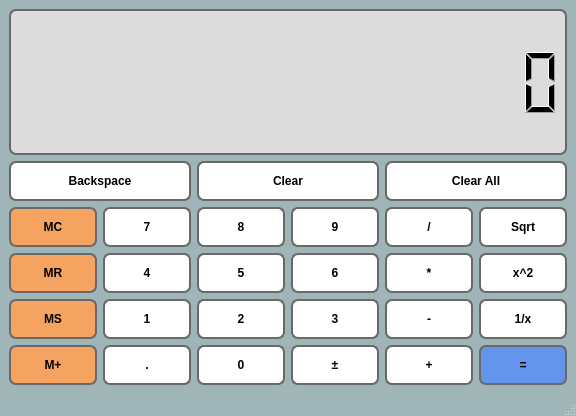
<?xml version="1.0" encoding="UTF-8"?>
<ui version="4.0">
 <class>Calculator</class>
 <widget class="QMainWindow" name="Calculator">
  <property name="geometry">
   <rect>
    <x>0</x>
    <y>0</y>
    <width>576</width>
    <height>416</height>
   </rect>
  </property>
  <property name="windowTitle">
   <string>MainWindow</string>
  </property>
  <property name="styleSheet">
   <string notr="true">QMainWindow {
 background-color: rgb(159, 181, 184);
}</string>
  </property>
  <widget class="QWidget" name="centralwidget">
   <layout class="QGridLayout" name="gridLayout">
    <item row="6" column="1">
     <widget class="QPushButton" name="m_pB_Point">
      <property name="sizePolicy">
       <sizepolicy hsizetype="Preferred" vsizetype="Preferred">
        <horstretch>0</horstretch>
        <verstretch>0</verstretch>
       </sizepolicy>
      </property>
      <property name="minimumSize">
       <size>
        <width>60</width>
        <height>40</height>
       </size>
      </property>
      <property name="font">
       <font>
        <bold>true</bold>
       </font>
      </property>
      <property name="mouseTracking">
       <bool>false</bool>
      </property>
      <property name="styleSheet">
       <string notr="true">QPushButton{
 background-color: #FFFFFF;
 border: 2px solid #696969;
 border-radius: 7px;
 padding: 5px;
}

QPushButton:pressed {
 background-color: #A9A9A9;
 border: 2px solid #696969;
 border-radius: 7px;
 padding: 5px;
}</string>
      </property>
      <property name="text">
       <string>.</string>
      </property>
     </widget>
    </item>
    <item row="5" column="2">
     <widget class="QPushButton" name="m_pB_2">
      <property name="sizePolicy">
       <sizepolicy hsizetype="Preferred" vsizetype="Preferred">
        <horstretch>0</horstretch>
        <verstretch>0</verstretch>
       </sizepolicy>
      </property>
      <property name="minimumSize">
       <size>
        <width>60</width>
        <height>40</height>
       </size>
      </property>
      <property name="font">
       <font>
        <bold>true</bold>
       </font>
      </property>
      <property name="mouseTracking">
       <bool>false</bool>
      </property>
      <property name="styleSheet">
       <string notr="true">QPushButton{
 background-color: #FFFFFF;
 border: 2px solid #696969;
 border-radius: 7px;
 padding: 5px;
}

QPushButton:pressed {
 background-color: #A9A9A9;
 border: 2px solid #696969;
 border-radius: 7px;
 padding: 5px;
}</string>
      </property>
      <property name="text">
       <string>2</string>
      </property>
     </widget>
    </item>
    <item row="4" column="1">
     <widget class="QPushButton" name="m_pB_4">
      <property name="sizePolicy">
       <sizepolicy hsizetype="Preferred" vsizetype="Preferred">
        <horstretch>0</horstretch>
        <verstretch>0</verstretch>
       </sizepolicy>
      </property>
      <property name="minimumSize">
       <size>
        <width>60</width>
        <height>40</height>
       </size>
      </property>
      <property name="font">
       <font>
        <bold>true</bold>
       </font>
      </property>
      <property name="mouseTracking">
       <bool>false</bool>
      </property>
      <property name="styleSheet">
       <string notr="true">QPushButton{
 background-color: #FFFFFF;
 border: 2px solid #696969;
 border-radius: 7px;
 padding: 5px;
}

QPushButton:pressed {
 background-color: #A9A9A9;
 border: 2px solid #696969;
 border-radius: 7px;
 padding: 5px;
}</string>
      </property>
      <property name="text">
       <string>4</string>
      </property>
     </widget>
    </item>
    <item row="3" column="2">
     <widget class="QPushButton" name="m_pB_8">
      <property name="sizePolicy">
       <sizepolicy hsizetype="Preferred" vsizetype="Preferred">
        <horstretch>0</horstretch>
        <verstretch>0</verstretch>
       </sizepolicy>
      </property>
      <property name="minimumSize">
       <size>
        <width>60</width>
        <height>40</height>
       </size>
      </property>
      <property name="font">
       <font>
        <bold>true</bold>
       </font>
      </property>
      <property name="mouseTracking">
       <bool>false</bool>
      </property>
      <property name="styleSheet">
       <string notr="true">QPushButton{
 background-color: #FFFFFF;
 border: 2px solid #696969;
 border-radius: 7px;
 padding: 5px;
}

QPushButton:pressed {
 background-color: #A9A9A9;
 border: 2px solid #696969;
 border-radius: 7px;
 padding: 5px;
}</string>
      </property>
      <property name="text">
       <string>8</string>
      </property>
     </widget>
    </item>
    <item row="6" column="0">
     <widget class="QPushButton" name="m_pB_MAdd">
      <property name="sizePolicy">
       <sizepolicy hsizetype="Preferred" vsizetype="Preferred">
        <horstretch>0</horstretch>
        <verstretch>0</verstretch>
       </sizepolicy>
      </property>
      <property name="minimumSize">
       <size>
        <width>60</width>
        <height>40</height>
       </size>
      </property>
      <property name="font">
       <font>
        <bold>true</bold>
       </font>
      </property>
      <property name="mouseTracking">
       <bool>false</bool>
      </property>
      <property name="styleSheet">
       <string notr="true">QPushButton{
 background-color: #F4A460;
 border: 2px solid #696969;
 border-radius: 7px;
 padding: 5px;
}

QPushButton:pressed {
 background-color: #CD853F;
 border: 2px solid #696969;
 border-radius: 7px;
 padding: 5px;
}</string>
      </property>
      <property name="text">
       <string>M+</string>
      </property>
     </widget>
    </item>
    <item row="4" column="0">
     <widget class="QPushButton" name="m_pB_MR">
      <property name="sizePolicy">
       <sizepolicy hsizetype="Preferred" vsizetype="Preferred">
        <horstretch>0</horstretch>
        <verstretch>0</verstretch>
       </sizepolicy>
      </property>
      <property name="minimumSize">
       <size>
        <width>60</width>
        <height>40</height>
       </size>
      </property>
      <property name="font">
       <font>
        <bold>true</bold>
       </font>
      </property>
      <property name="mouseTracking">
       <bool>false</bool>
      </property>
      <property name="styleSheet">
       <string notr="true">QPushButton{
 background-color: #F4A460;
 border: 2px solid #696969;
 border-radius: 7px;
 padding: 5px;
}

QPushButton:pressed {
 background-color: #CD853F;
 border: 2px solid #696969;
 border-radius: 7px;
 padding: 5px;
}</string>
      </property>
      <property name="text">
       <string>MR</string>
      </property>
     </widget>
    </item>
    <item row="2" column="0" colspan="2">
     <widget class="QPushButton" name="m_pB_Backspace">
      <property name="minimumSize">
       <size>
        <width>0</width>
        <height>40</height>
       </size>
      </property>
      <property name="font">
       <font>
        <bold>true</bold>
       </font>
      </property>
      <property name="mouseTracking">
       <bool>false</bool>
      </property>
      <property name="styleSheet">
       <string notr="true">QPushButton{
 background-color: #FFFFFF;
 border: 2px solid #696969;
 border-radius: 7px;
 padding: 5px;
}

QPushButton:pressed {
 background-color: #A9A9A9;
 border: 2px solid #696969;
 border-radius: 7px;
 padding: 5px;
}</string>
      </property>
      <property name="text">
       <string>Backspace</string>
      </property>
     </widget>
    </item>
    <item row="3" column="0">
     <widget class="QPushButton" name="m_pB_MC">
      <property name="sizePolicy">
       <sizepolicy hsizetype="Preferred" vsizetype="Preferred">
        <horstretch>0</horstretch>
        <verstretch>0</verstretch>
       </sizepolicy>
      </property>
      <property name="minimumSize">
       <size>
        <width>60</width>
        <height>40</height>
       </size>
      </property>
      <property name="font">
       <font>
        <bold>true</bold>
       </font>
      </property>
      <property name="mouseTracking">
       <bool>false</bool>
      </property>
      <property name="styleSheet">
       <string notr="true">QPushButton{
 background-color: #F4A460;
 border: 2px solid #696969;
 border-radius: 7px;
 padding: 5px;
}

QPushButton:pressed {
 background-color: #CD853F;
 border: 2px solid #696969;
 border-radius: 7px;
 padding: 5px;
}</string>
      </property>
      <property name="text">
       <string>MC</string>
      </property>
     </widget>
    </item>
    <item row="5" column="0">
     <widget class="QPushButton" name="m_pB_MS">
      <property name="sizePolicy">
       <sizepolicy hsizetype="Preferred" vsizetype="Preferred">
        <horstretch>0</horstretch>
        <verstretch>0</verstretch>
       </sizepolicy>
      </property>
      <property name="minimumSize">
       <size>
        <width>60</width>
        <height>40</height>
       </size>
      </property>
      <property name="font">
       <font>
        <bold>true</bold>
       </font>
      </property>
      <property name="mouseTracking">
       <bool>false</bool>
      </property>
      <property name="styleSheet">
       <string notr="true">QPushButton{
 background-color: #F4A460;
 border: 2px solid #696969;
 border-radius: 7px;
 padding: 5px;
}

QPushButton:pressed {
 background-color: #CD853F;
 border: 2px solid #696969;
 border-radius: 7px;
 padding: 5px;
}</string>
      </property>
      <property name="text">
       <string>MS</string>
      </property>
     </widget>
    </item>
    <item row="3" column="1">
     <widget class="QPushButton" name="m_pB_7">
      <property name="sizePolicy">
       <sizepolicy hsizetype="Preferred" vsizetype="Preferred">
        <horstretch>0</horstretch>
        <verstretch>0</verstretch>
       </sizepolicy>
      </property>
      <property name="minimumSize">
       <size>
        <width>60</width>
        <height>40</height>
       </size>
      </property>
      <property name="font">
       <font>
        <bold>true</bold>
       </font>
      </property>
      <property name="mouseTracking">
       <bool>false</bool>
      </property>
      <property name="styleSheet">
       <string notr="true">QPushButton{
 background-color: #FFFFFF;
 border: 2px solid #696969;
 border-radius: 7px;
 padding: 5px;
}

QPushButton:pressed {
 background-color: #A9A9A9;
 border: 2px solid #696969;
 border-radius: 7px;
 padding: 5px;
}</string>
      </property>
      <property name="text">
       <string>7</string>
      </property>
     </widget>
    </item>
    <item row="4" column="2">
     <widget class="QPushButton" name="m_pB_5">
      <property name="sizePolicy">
       <sizepolicy hsizetype="Preferred" vsizetype="Preferred">
        <horstretch>0</horstretch>
        <verstretch>0</verstretch>
       </sizepolicy>
      </property>
      <property name="minimumSize">
       <size>
        <width>60</width>
        <height>40</height>
       </size>
      </property>
      <property name="font">
       <font>
        <bold>true</bold>
       </font>
      </property>
      <property name="mouseTracking">
       <bool>false</bool>
      </property>
      <property name="styleSheet">
       <string notr="true">QPushButton{
 background-color: #FFFFFF;
 border: 2px solid #696969;
 border-radius: 7px;
 padding: 5px;
}

QPushButton:pressed {
 background-color: #A9A9A9;
 border: 2px solid #696969;
 border-radius: 7px;
 padding: 5px;
}</string>
      </property>
      <property name="text">
       <string>5</string>
      </property>
     </widget>
    </item>
    <item row="5" column="1">
     <widget class="QPushButton" name="m_pB_1">
      <property name="sizePolicy">
       <sizepolicy hsizetype="Preferred" vsizetype="Preferred">
        <horstretch>0</horstretch>
        <verstretch>0</verstretch>
       </sizepolicy>
      </property>
      <property name="minimumSize">
       <size>
        <width>60</width>
        <height>40</height>
       </size>
      </property>
      <property name="font">
       <font>
        <bold>true</bold>
       </font>
      </property>
      <property name="mouseTracking">
       <bool>false</bool>
      </property>
      <property name="styleSheet">
       <string notr="true">QPushButton{
 background-color: #FFFFFF;
 border: 2px solid #696969;
 border-radius: 7px;
 padding: 5px;
}

QPushButton:pressed {
 background-color: #A9A9A9;
 border: 2px solid #696969;
 border-radius: 7px;
 padding: 5px;
}</string>
      </property>
      <property name="text">
       <string>1</string>
      </property>
     </widget>
    </item>
    <item row="6" column="2">
     <widget class="QPushButton" name="m_pB_0">
      <property name="sizePolicy">
       <sizepolicy hsizetype="Preferred" vsizetype="Preferred">
        <horstretch>0</horstretch>
        <verstretch>0</verstretch>
       </sizepolicy>
      </property>
      <property name="minimumSize">
       <size>
        <width>60</width>
        <height>40</height>
       </size>
      </property>
      <property name="font">
       <font>
        <bold>true</bold>
       </font>
      </property>
      <property name="mouseTracking">
       <bool>false</bool>
      </property>
      <property name="styleSheet">
       <string notr="true">QPushButton{
 background-color: #FFFFFF;
 border: 2px solid #696969;
 border-radius: 7px;
 padding: 5px;
}

QPushButton:pressed {
 background-color: #A9A9A9;
 border: 2px solid #696969;
 border-radius: 7px;
 padding: 5px;
}</string>
      </property>
      <property name="text">
       <string>0</string>
      </property>
     </widget>
    </item>
    <item row="5" column="3">
     <widget class="QPushButton" name="m_pB_3">
      <property name="sizePolicy">
       <sizepolicy hsizetype="Preferred" vsizetype="Preferred">
        <horstretch>0</horstretch>
        <verstretch>0</verstretch>
       </sizepolicy>
      </property>
      <property name="minimumSize">
       <size>
        <width>60</width>
        <height>40</height>
       </size>
      </property>
      <property name="font">
       <font>
        <bold>true</bold>
       </font>
      </property>
      <property name="mouseTracking">
       <bool>false</bool>
      </property>
      <property name="styleSheet">
       <string notr="true">QPushButton{
 background-color: #FFFFFF;
 border: 2px solid #696969;
 border-radius: 7px;
 padding: 5px;
}

QPushButton:pressed {
 background-color: #A9A9A9;
 border: 2px solid #696969;
 border-radius: 7px;
 padding: 5px;
}</string>
      </property>
      <property name="text">
       <string>3</string>
      </property>
     </widget>
    </item>
    <item row="4" column="3">
     <widget class="QPushButton" name="m_pB_6">
      <property name="sizePolicy">
       <sizepolicy hsizetype="Preferred" vsizetype="Preferred">
        <horstretch>0</horstretch>
        <verstretch>0</verstretch>
       </sizepolicy>
      </property>
      <property name="minimumSize">
       <size>
        <width>60</width>
        <height>40</height>
       </size>
      </property>
      <property name="font">
       <font>
        <bold>true</bold>
       </font>
      </property>
      <property name="mouseTracking">
       <bool>false</bool>
      </property>
      <property name="styleSheet">
       <string notr="true">QPushButton{
 background-color: #FFFFFF;
 border: 2px solid #696969;
 border-radius: 7px;
 padding: 5px;
}

QPushButton:pressed {
 background-color: #A9A9A9;
 border: 2px solid #696969;
 border-radius: 7px;
 padding: 5px;
}</string>
      </property>
      <property name="text">
       <string>6</string>
      </property>
     </widget>
    </item>
    <item row="3" column="3">
     <widget class="QPushButton" name="m_pB_9">
      <property name="sizePolicy">
       <sizepolicy hsizetype="Preferred" vsizetype="Preferred">
        <horstretch>0</horstretch>
        <verstretch>0</verstretch>
       </sizepolicy>
      </property>
      <property name="minimumSize">
       <size>
        <width>60</width>
        <height>40</height>
       </size>
      </property>
      <property name="font">
       <font>
        <bold>true</bold>
       </font>
      </property>
      <property name="mouseTracking">
       <bool>false</bool>
      </property>
      <property name="styleSheet">
       <string notr="true">QPushButton{
 background-color: #FFFFFF;
 border: 2px solid #696969;
 border-radius: 7px;
 padding: 5px;
}

QPushButton:pressed {
 background-color: #A9A9A9;
 border: 2px solid #696969;
 border-radius: 7px;
 padding: 5px;
}</string>
      </property>
      <property name="text">
       <string>9</string>
      </property>
     </widget>
    </item>
    <item row="6" column="3">
     <widget class="QPushButton" name="m_pB_PlusMinus">
      <property name="sizePolicy">
       <sizepolicy hsizetype="Preferred" vsizetype="Preferred">
        <horstretch>0</horstretch>
        <verstretch>0</verstretch>
       </sizepolicy>
      </property>
      <property name="minimumSize">
       <size>
        <width>60</width>
        <height>40</height>
       </size>
      </property>
      <property name="font">
       <font>
        <bold>true</bold>
       </font>
      </property>
      <property name="mouseTracking">
       <bool>false</bool>
      </property>
      <property name="styleSheet">
       <string notr="true">QPushButton{
 background-color: #FFFFFF;
 border: 2px solid #696969;
 border-radius: 7px;
 padding: 5px;
}

QPushButton:pressed {
 background-color: #A9A9A9;
 border: 2px solid #696969;
 border-radius: 7px;
 padding: 5px;
}</string>
      </property>
      <property name="text">
       <string>±</string>
      </property>
     </widget>
    </item>
    <item row="6" column="4">
     <widget class="QPushButton" name="m_pB_Add">
      <property name="sizePolicy">
       <sizepolicy hsizetype="Preferred" vsizetype="Preferred">
        <horstretch>0</horstretch>
        <verstretch>0</verstretch>
       </sizepolicy>
      </property>
      <property name="minimumSize">
       <size>
        <width>60</width>
        <height>40</height>
       </size>
      </property>
      <property name="font">
       <font>
        <bold>true</bold>
       </font>
      </property>
      <property name="mouseTracking">
       <bool>false</bool>
      </property>
      <property name="styleSheet">
       <string notr="true">QPushButton{
 background-color: #FFFFFF;
 border: 2px solid #696969;
 border-radius: 7px;
 padding: 5px;
}

QPushButton:pressed {
 background-color: #A9A9A9;
 border: 2px solid #696969;
 border-radius: 7px;
 padding: 5px;
}</string>
      </property>
      <property name="text">
       <string>+</string>
      </property>
     </widget>
    </item>
    <item row="5" column="4">
     <widget class="QPushButton" name="m_pB_Sub">
      <property name="sizePolicy">
       <sizepolicy hsizetype="Preferred" vsizetype="Preferred">
        <horstretch>0</horstretch>
        <verstretch>0</verstretch>
       </sizepolicy>
      </property>
      <property name="minimumSize">
       <size>
        <width>60</width>
        <height>40</height>
       </size>
      </property>
      <property name="font">
       <font>
        <bold>true</bold>
       </font>
      </property>
      <property name="mouseTracking">
       <bool>false</bool>
      </property>
      <property name="styleSheet">
       <string notr="true">QPushButton{
 background-color: #FFFFFF;
 border: 2px solid #696969;
 border-radius: 7px;
 padding: 5px;
}

QPushButton:pressed {
 background-color: #A9A9A9;
 border: 2px solid #696969;
 border-radius: 7px;
 padding: 5px;
}</string>
      </property>
      <property name="text">
       <string>-</string>
      </property>
     </widget>
    </item>
    <item row="4" column="4">
     <widget class="QPushButton" name="m_pB_Times">
      <property name="sizePolicy">
       <sizepolicy hsizetype="Preferred" vsizetype="Preferred">
        <horstretch>0</horstretch>
        <verstretch>0</verstretch>
       </sizepolicy>
      </property>
      <property name="minimumSize">
       <size>
        <width>60</width>
        <height>40</height>
       </size>
      </property>
      <property name="font">
       <font>
        <bold>true</bold>
       </font>
      </property>
      <property name="mouseTracking">
       <bool>false</bool>
      </property>
      <property name="styleSheet">
       <string notr="true">QPushButton{
 background-color: #FFFFFF;
 border: 2px solid #696969;
 border-radius: 7px;
 padding: 5px;
}

QPushButton:pressed {
 background-color: #A9A9A9;
 border: 2px solid #696969;
 border-radius: 7px;
 padding: 5px;
}</string>
      </property>
      <property name="text">
       <string>*</string>
      </property>
     </widget>
    </item>
    <item row="3" column="4">
     <widget class="QPushButton" name="m_pB_Divide">
      <property name="sizePolicy">
       <sizepolicy hsizetype="Preferred" vsizetype="Preferred">
        <horstretch>0</horstretch>
        <verstretch>0</verstretch>
       </sizepolicy>
      </property>
      <property name="minimumSize">
       <size>
        <width>60</width>
        <height>40</height>
       </size>
      </property>
      <property name="font">
       <font>
        <bold>true</bold>
       </font>
      </property>
      <property name="mouseTracking">
       <bool>false</bool>
      </property>
      <property name="styleSheet">
       <string notr="true">QPushButton{
 background-color: #FFFFFF;
 border: 2px solid #696969;
 border-radius: 7px;
 padding: 5px;
}

QPushButton:pressed {
 background-color: #A9A9A9;
 border: 2px solid #696969;
 border-radius: 7px;
 padding: 5px;
}</string>
      </property>
      <property name="text">
       <string>/</string>
      </property>
     </widget>
    </item>
    <item row="3" column="5">
     <widget class="QPushButton" name="m_pB_Sqrt">
      <property name="sizePolicy">
       <sizepolicy hsizetype="Preferred" vsizetype="Preferred">
        <horstretch>0</horstretch>
        <verstretch>0</verstretch>
       </sizepolicy>
      </property>
      <property name="minimumSize">
       <size>
        <width>60</width>
        <height>40</height>
       </size>
      </property>
      <property name="font">
       <font>
        <bold>true</bold>
       </font>
      </property>
      <property name="mouseTracking">
       <bool>false</bool>
      </property>
      <property name="styleSheet">
       <string notr="true">QPushButton{
 background-color: #FFFFFF;
 border: 2px solid #696969;
 border-radius: 7px;
 padding: 5px;
}

QPushButton:pressed {
 background-color: #A9A9A9;
 border: 2px solid #696969;
 border-radius: 7px;
 padding: 5px;
}</string>
      </property>
      <property name="text">
       <string>Sqrt</string>
      </property>
     </widget>
    </item>
    <item row="4" column="5">
     <widget class="QPushButton" name="m_pB_Square">
      <property name="sizePolicy">
       <sizepolicy hsizetype="Preferred" vsizetype="Preferred">
        <horstretch>0</horstretch>
        <verstretch>0</verstretch>
       </sizepolicy>
      </property>
      <property name="minimumSize">
       <size>
        <width>60</width>
        <height>40</height>
       </size>
      </property>
      <property name="font">
       <font>
        <bold>true</bold>
       </font>
      </property>
      <property name="mouseTracking">
       <bool>false</bool>
      </property>
      <property name="styleSheet">
       <string notr="true">QPushButton{
 background-color: #FFFFFF;
 border: 2px solid #696969;
 border-radius: 7px;
 padding: 5px;
}

QPushButton:pressed {
 background-color: #A9A9A9;
 border: 2px solid #696969;
 border-radius: 7px;
 padding: 5px;
}</string>
      </property>
      <property name="text">
       <string>x^2</string>
      </property>
     </widget>
    </item>
    <item row="5" column="5">
     <widget class="QPushButton" name="m_pB_Fracture">
      <property name="sizePolicy">
       <sizepolicy hsizetype="Preferred" vsizetype="Preferred">
        <horstretch>0</horstretch>
        <verstretch>0</verstretch>
       </sizepolicy>
      </property>
      <property name="minimumSize">
       <size>
        <width>60</width>
        <height>40</height>
       </size>
      </property>
      <property name="font">
       <font>
        <bold>true</bold>
       </font>
      </property>
      <property name="mouseTracking">
       <bool>false</bool>
      </property>
      <property name="styleSheet">
       <string notr="true">QPushButton{
 background-color: #FFFFFF;
 border: 2px solid #696969;
 border-radius: 7px;
 padding: 5px;
}

QPushButton:pressed {
 background-color: #A9A9A9;
 border: 2px solid #696969;
 border-radius: 7px;
 padding: 5px;
}</string>
      </property>
      <property name="text">
       <string>1/x</string>
      </property>
     </widget>
    </item>
    <item row="6" column="5">
     <widget class="QPushButton" name="m_pB_Equals">
      <property name="sizePolicy">
       <sizepolicy hsizetype="Preferred" vsizetype="Preferred">
        <horstretch>0</horstretch>
        <verstretch>0</verstretch>
       </sizepolicy>
      </property>
      <property name="minimumSize">
       <size>
        <width>60</width>
        <height>40</height>
       </size>
      </property>
      <property name="font">
       <font>
        <bold>true</bold>
       </font>
      </property>
      <property name="mouseTracking">
       <bool>false</bool>
      </property>
      <property name="styleSheet">
       <string notr="true">QPushButton{
 background-color: #6495ED;
 border: 2px solid #696969;
 border-radius: 7px;
 padding: 5px;
}

QPushButton:pressed {
 background-color: #4682B4;
 border: 2px solid #696969;
 border-radius: 7px;
 padding: 5px;
}</string>
      </property>
      <property name="text">
       <string>=</string>
      </property>
     </widget>
    </item>
    <item row="2" column="2" colspan="2">
     <widget class="QPushButton" name="m_pB_Clear">
      <property name="minimumSize">
       <size>
        <width>0</width>
        <height>40</height>
       </size>
      </property>
      <property name="font">
       <font>
        <bold>true</bold>
       </font>
      </property>
      <property name="mouseTracking">
       <bool>false</bool>
      </property>
      <property name="styleSheet">
       <string notr="true">QPushButton{
 background-color: #FFFFFF;
 border: 2px solid #696969;
 border-radius: 7px;
 padding: 5px;
}

QPushButton:pressed {
 background-color: #A9A9A9;
 border: 2px solid #696969;
 border-radius: 7px;
 padding: 5px;
}</string>
      </property>
      <property name="text">
       <string>Clear</string>
      </property>
     </widget>
    </item>
    <item row="2" column="4" colspan="2">
     <widget class="QPushButton" name="m_pB_ClearAll">
      <property name="minimumSize">
       <size>
        <width>0</width>
        <height>40</height>
       </size>
      </property>
      <property name="font">
       <font>
        <bold>true</bold>
       </font>
      </property>
      <property name="mouseTracking">
       <bool>false</bool>
      </property>
      <property name="styleSheet">
       <string notr="true">QPushButton{
 background-color: #FFFFFF;
 border: 2px solid #696969;
 border-radius: 7px;
 padding: 5px;
}

QPushButton:pressed {
 background-color: #A9A9A9;
 border: 2px solid #696969;
 border-radius: 7px;
 padding: 5px;
}</string>
      </property>
      <property name="text">
       <string>Clear All</string>
      </property>
     </widget>
    </item>
    <item row="1" column="0" colspan="6">
     <widget class="QLCDNumber" name="m_lcdNumber">
      <property name="sizePolicy">
       <sizepolicy hsizetype="Preferred" vsizetype="MinimumExpanding">
        <horstretch>0</horstretch>
        <verstretch>0</verstretch>
       </sizepolicy>
      </property>
      <property name="minimumSize">
       <size>
        <width>0</width>
        <height>70</height>
       </size>
      </property>
      <property name="maximumSize">
       <size>
        <width>16777215</width>
        <height>500</height>
       </size>
      </property>
      <property name="styleSheet">
       <string notr="true">QLCDNumber{
 background-color: #DCDCDC;
 border: 2px solid #696969;
 border-radius: 7px;
 padding: 5px;
}</string>
      </property>
      <property name="smallDecimalPoint">
       <bool>false</bool>
      </property>
      <property name="digitCount">
       <number>15</number>
      </property>
     </widget>
    </item>
   </layout>
  </widget>
  <widget class="QMenuBar" name="menubar">
   <property name="geometry">
    <rect>
     <x>0</x>
     <y>0</y>
     <width>576</width>
     <height>21</height>
    </rect>
   </property>
  </widget>
  <widget class="QStatusBar" name="statusbar"/>
 </widget>
 <resources/>
 <connections/>
</ui>
